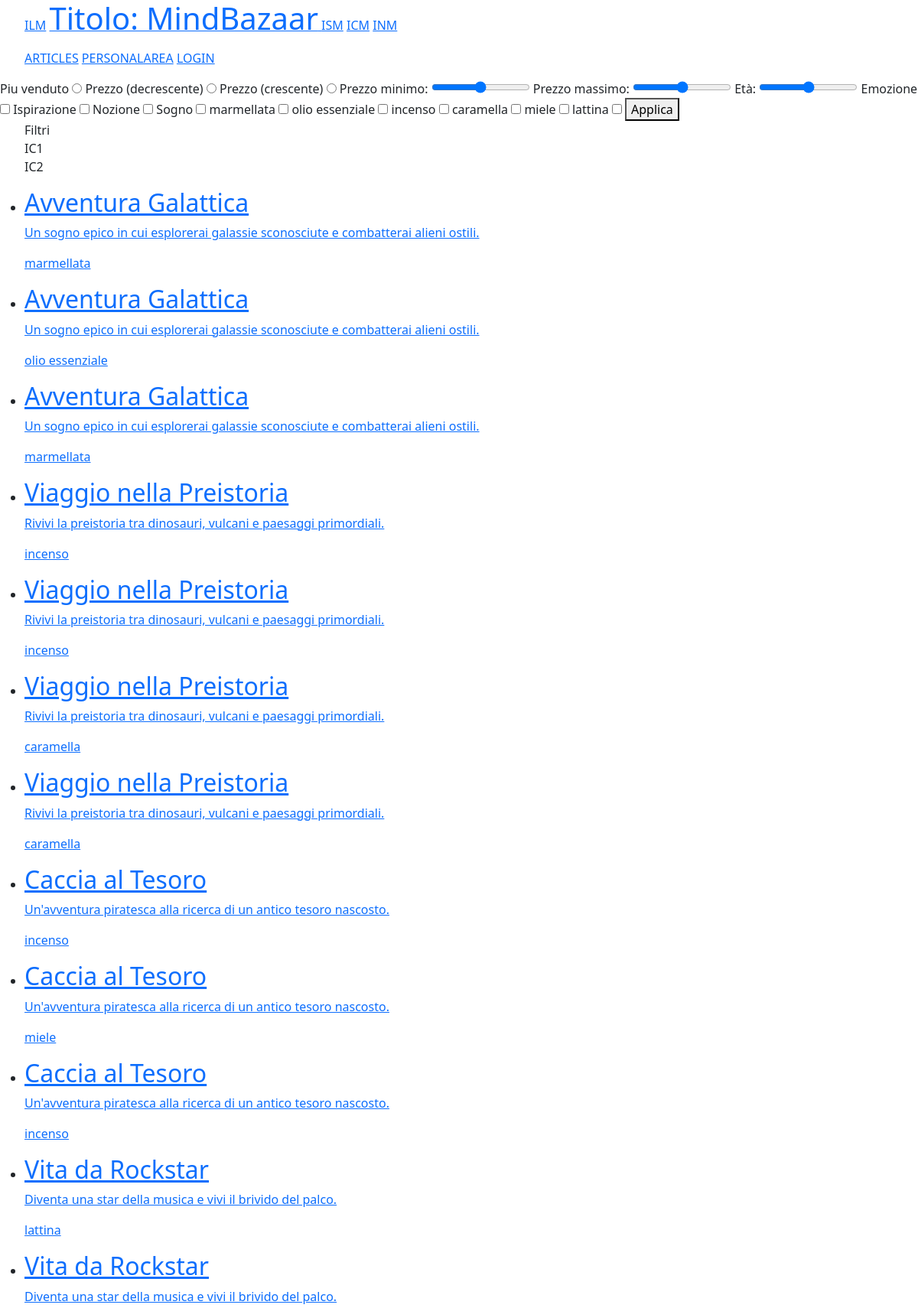
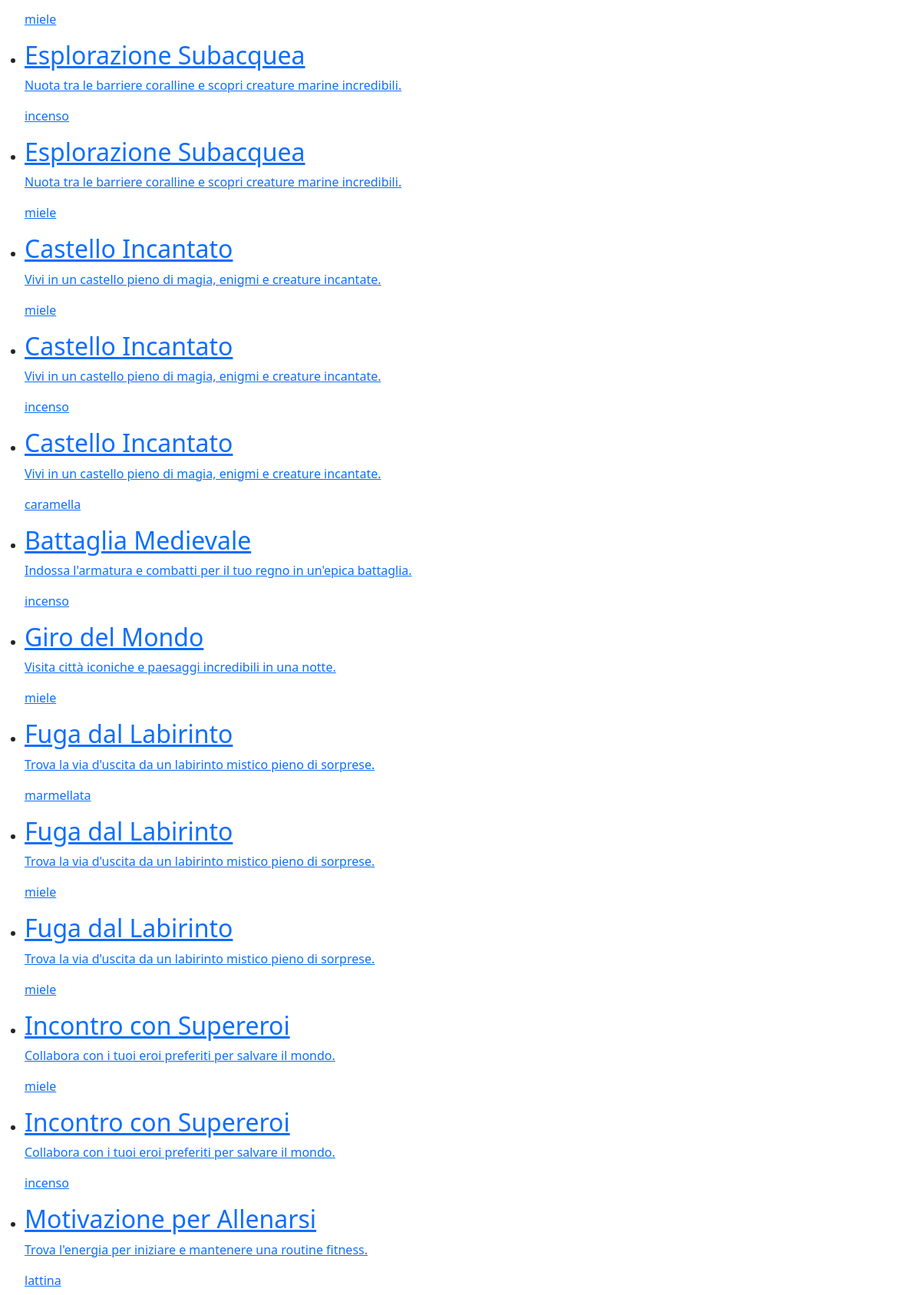
The app's page /articles.php (upper part) with its own data (2 pictures, top to bottom).
### tables this page shows
create table CATEGORIE (
     nome varchar(20) not null,
     immagine varchar(20) not null,
     constraint ID_CATEGORIA_ID primary key (nome));

create table ARTICOLI (
     id_prodotto int not null,
     formato varchar(20) not null,
     durata varchar(15) not null,
     intensita int not null,
     prezzo decimal(5,2) not null,
     disponibilita int not null,
     versione int not null,
     constraint ID_ARTICOLO_ID primary key (id_prodotto, versione));

create table PRODOTTI (
     id int not null auto_increment,
     nome varchar(50) not null,
     descrizione varchar(200) not null,
     eta_minima int not null,
     immagine varchar(50) not null,
     nome_categoria varchar(20) not null,
     constraint ID_PRODOTTO_ID primary key (id));

### articles.php (called while the page is built, shortened)
<?php
require_once 'bootstrap.php';
$templateParams["titolo"] = "MindBazaar - Articoli";
$templateParams["nome"] = "articlesList.php";
$filterCategories = [];
foreach ($templateParams["categorie"] as $categoria) {
    $filterCategories[] = $categoria["nome"];
}
$filterMinPrice = 0;
$filterMaxPrice = 1000;
$filterFormats = [];
foreach ($templateParams["formati"] as $formato) {
    $filterFormats[] = $formato["formato"];
}
$filterOrdinamento = "";
$articoliCercati = [];
if (isset($_GET["ricerca"])) {
    echo "riceca was set";
    var_dump($_GET["ricerca"]);
    $searchKey = $_GET["ricerca"];
    $articoliCercati = searchArticles($templateParams["articoli"], $searchKey);
} else {
    $articoliCercati = $templateParams["articoli"];
}
$templateParams["articoliVisualizzati"] = getFilteredArticles($articoliCercati, $filterCategories, $filterMinPrice, $filterMaxPrice, $filterFormats, $filterOrdinamento);
require 'template/base.php';

### db/database.php (called while the page is built, shortened)
<?php
class DatabaseHelper {
    private $db;
    public function __construct($servername, $username, $password, $dbname, $port) {
        $this->db = new mysqli($servername, $username, $password, $dbname, $port);
    }
    public function getProducts() {
        $stmt = $this->db->prepare("SELECT * FROM PRODOTTI ORDER BY RAND()");
        $stmt->execute();
        $result = $stmt->get_result();
        return $result->fetch_all(MYSQLI_ASSOC);
    }
    public function getCategories() {
        $stmt = $this->db->prepare(
            "SELECT * FROM CATEGORIE"
        );
        $stmt->execute();
        $result = $stmt->get_result();
        return $result->fetch_all(MYSQLI_ASSOC);
    }
    public function getArticles() {
        $stmt = $this->db->prepare("SELECT A.*, P.nome_categoria, IFNULL((SELECT SUM(RI.quantita)
                                FROM ARTICOLI AI, RICHIESTE RI
                                WHERE AI.versione = RI.versione_articolo
                                    AND AI.id_prodotto = RI.id_prodotto
                                    AND AI.id_prodotto = A.id_prodotto
                                    AND AI.versione = A.versione
                                GROUP BY AI.id_prodotto, AI.versione), 0) as vendite, P.nome, P.descrizione, P.eta_minima, P.immagine
                FROM ARTICOLI A, PRODOTTI P
                WHERE A.id_prodotto = P.id
                GROUP BY A.id_prodotto, A.versione");
        $stmt->execute();
        $result = $stmt->get_result();
        return $result->fetch_all(MYSQLI_ASSOC);
    }
    public function getFormats() {
        $stmt = $this->db->prepare("SELECT DISTINCT formato FROM ARTICOLI");
        $stmt->execute();
        $result = $stmt->get_result();
        return $result->fetch_all(MYSQLI_ASSOC);
    }
}

### bootstrap.php (called while the page is built, shortened)
<?php
require_once("utils/functions.php");
require_once("db/database.php");
$dbh = new DatabaseHelper("localhost", "root", "", "MindBazaar", 3306);
$templateParams["prodotti"] = $dbh->getProducts();
$templateParams["articoli"] = $dbh->getArticles();
$templateParams["categorie"] = $dbh->getCategories();
$templateParams["formati"] = $dbh->getFormats();

### utils/functions.php (called while the page is built, shortened)
<?php
function getFilteredArticles($articlesList, $categories, $minPrice, $maxPrice, $formats, $ordinamento) {
    $filteredArticles = [];
    foreach ($articlesList as $article) {
        if (in_array($article['nome_categoria'], $categories) && $article['prezzo'] >= $minPrice && $article['prezzo'] <= $maxPrice && in_array($article['formato'], $formats)) {
            $filteredArticles[] = $article;
        }
    }
    return $filteredArticles;
}

### template/articlesList.php (the view)
<form action="articles.php" method="GET">
    <label for="vendite">Piu venduto</label>
    <input type="radio" name="ordinamento" value="vendite">
    <label for="prezzoDesc">Prezzo (decrescente)</label>
    <input type="radio" name="ordinamento" value="prezzoDesc">
    <label for="prezzoAsc">Prezzo (crescente)</label>
    <input type="radio" name="ordinamento" value="prezzoAsc">
    <label for="prezzoMin">Prezzo minimo:</label>
    <input type="range" name="prezzoMin" min="0" max="1000">
    <label for="prezzoMax">Prezzo massimo:</label>
    <input type="range" name="prezzoMax" min="0" max="1000">
    <label for="etaMinima">Età:</label>
    <input type="range" name="etaMinima" min="14" max="99">
    <?php foreach ($templateParams["categorie"] as $categoria): ?>
        <label for="<?php echo $categoria["nome"]; ?>"><?php echo $categoria["nome"]; ?></label>
        <input type="checkbox" name="categorie[]" value="<?php echo $categoria["nome"]; ?>">
    <?php endforeach; ?>
    <?php foreach ($templateParams["formati"] as $formato): ?>
        <label for="<?php echo $formato["formato"]; ?>"><?php echo $formato["formato"]; ?></label>
        <input type="checkbox" name="formati[]" value="<?php echo $formato["formato"]; ?>">
    <?php endforeach; ?>
    <button type="submit" value="submit">Applica</button>
</form>
<nav>
    <ul>
        <li>Filtri</li>
        <li>IC1</li>
        <li>IC2</li>
    </ul>
</nav>
<section>
    <ul>
        <?php foreach ($templateParams["articoliVisualizzati"] as $articolo): ?>
            <li>
                <a href="product.php?id_prodotto=<?php echo $articolo["id_prodotto"]; ?>&versione=<?php echo $articolo["versione"]; ?>">
                    <h2><?php echo $articolo["nome"]; ?></h2>
                    <p><?php echo $articolo["descrizione"]; ?></p>
                    <p><?php echo $articolo["formato"]; ?></p>
                </a>
            </li>
        <?php endforeach; ?>
    </ul>
</section>

### css/style.css (style rules this page uses)
nav > ul { list-style: none; }

### records on screen
categorie: nome "Emozione"
categorie: nome "Ispirazione"
categorie: nome "Nozione"
categorie: nome "Sogno"
articoli: id_prodotto.nome "Avventura Galattica", id_prodotto.descrizione "Un sogno epico in cui esplorerai galassie sconosciute e combatterai alieni ostili.", formato "marmellata"
articoli: id_prodotto.nome "Avventura Galattica", id_prodotto.descrizione "Un sogno epico in cui esplorerai galassie sconosciute e combatterai alieni ostili.", formato "olio essenziale"
articoli: id_prodotto.nome "Avventura Galattica", id_prodotto.descrizione "Un sogno epico in cui esplorerai galassie sconosciute e combatterai alieni ostili.", formato "marmellata"
articoli: id_prodotto.nome "Viaggio nella Preistoria", id_prodotto.descrizione "Rivivi la preistoria tra dinosauri, vulcani e paesaggi primordiali.", formato "incenso"
articoli: id_prodotto.nome "Viaggio nella Preistoria", id_prodotto.descrizione "Rivivi la preistoria tra dinosauri, vulcani e paesaggi primordiali.", formato "incenso"
articoli: id_prodotto.nome "Viaggio nella Preistoria", id_prodotto.descrizione "Rivivi la preistoria tra dinosauri, vulcani e paesaggi primordiali.", formato "caramella"
articoli: id_prodotto.nome "Viaggio nella Preistoria", id_prodotto.descrizione "Rivivi la preistoria tra dinosauri, vulcani e paesaggi primordiali.", formato "caramella"
articoli: id_prodotto.nome "Caccia al Tesoro", id_prodotto.descrizione "Un'avventura piratesca alla ricerca di un antico tesoro nascosto.", formato "incenso"
articoli: id_prodotto.nome "Caccia al Tesoro", id_prodotto.descrizione "Un'avventura piratesca alla ricerca di un antico tesoro nascosto.", formato "miele"
articoli: id_prodotto.nome "Caccia al Tesoro", id_prodotto.descrizione "Un'avventura piratesca alla ricerca di un antico tesoro nascosto.", formato "incenso"
articoli: id_prodotto.nome "Vita da Rockstar", id_prodotto.descrizione "Diventa una star della musica e vivi il brivido del palco.", formato "lattina"
articoli: id_prodotto.nome "Vita da Rockstar", id_prodotto.descrizione "Diventa una star della musica e vivi il brivido del palco.", formato "miele"
articoli: id_prodotto.nome "Esplorazione Subacquea", id_prodotto.descrizione "Nuota tra le barriere coralline e scopri creature marine incredibili.", formato "incenso"
articoli: id_prodotto.nome "Esplorazione Subacquea", id_prodotto.descrizione "Nuota tra le barriere coralline e scopri creature marine incredibili.", formato "miele"
articoli: id_prodotto.nome "Castello Incantato", id_prodotto.descrizione "Vivi in un castello pieno di magia, enigmi e creature incantate.", formato "miele"
articoli: id_prodotto.nome "Castello Incantato", id_prodotto.descrizione "Vivi in un castello pieno di magia, enigmi e creature incantate.", formato "incenso"
articoli: id_prodotto.nome "Castello Incantato", id_prodotto.descrizione "Vivi in un castello pieno di magia, enigmi e creature incantate.", formato "caramella"
articoli: id_prodotto.nome "Battaglia Medievale", id_prodotto.descrizione "Indossa l'armatura e combatti per il tuo regno in un'epica battaglia.", formato "incenso"
articoli: id_prodotto.nome "Giro del Mondo", id_prodotto.descrizione "Visita città iconiche e paesaggi incredibili in una notte.", formato "miele"
articoli: id_prodotto.nome "Fuga dal Labirinto", id_prodotto.descrizione "Trova la via d'uscita da un labirinto mistico pieno di sorprese.", formato "marmellata"
articoli: id_prodotto.nome "Fuga dal Labirinto", id_prodotto.descrizione "Trova la via d'uscita da un labirinto mistico pieno di sorprese.", formato "miele"
articoli: id_prodotto.nome "Fuga dal Labirinto", id_prodotto.descrizione "Trova la via d'uscita da un labirinto mistico pieno di sorprese.", formato "miele"
articoli: id_prodotto.nome "Incontro con Supereroi", id_prodotto.descrizione "Collabora con i tuoi eroi preferiti per salvare il mondo.", formato "miele"
articoli: id_prodotto.nome "Incontro con Supereroi", id_prodotto.descrizione "Collabora con i tuoi eroi preferiti per salvare il mondo.", formato "incenso"
articoli: id_prodotto.nome "Motivazione per Allenarsi", id_prodotto.descrizione "Trova l'energia per iniziare e mantenere una routine fitness.", formato "lattina"

### other values on screen
$formato["formato"] "marmellata"
$formato["formato"] "olio essenziale"
$formato["formato"] "incenso"
$formato["formato"] "caramella"
$formato["formato"] "miele"
$formato["formato"] "lattina"
